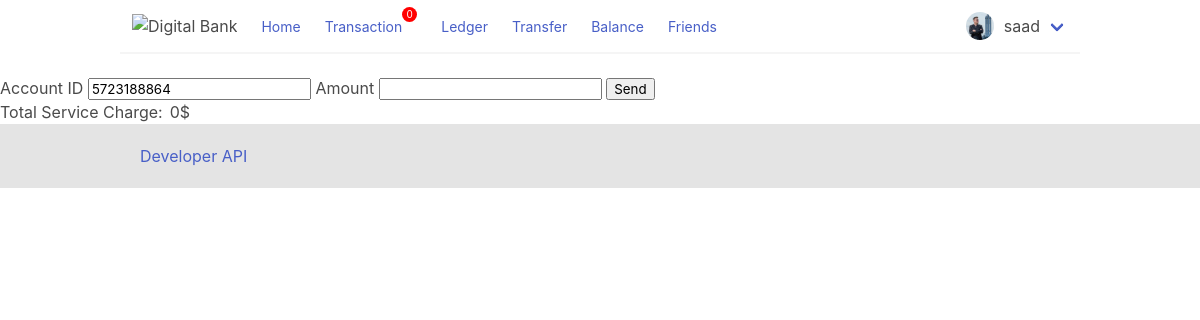
Screenshot of /transfer/5723188864/ (signed in) with the database file from the repository.
### base/models.py (models this page shows, shortened)
class User(AbstractUser):
    name = models.CharField(max_length=200, null=True)
    username = models.CharField(unique=True, max_length=10)
    email = models.EmailField(unique=True, null=True)
    avater = models.ImageField()
    USERNAME_FIELD = 'username'
    REQUIRED_FIELDS = ['email']

### base/views.py (the view)
def friend_transfer(request, account_id):
    get_transfer(request)
    gas_fee = Revenue.objects.get(id=1).gas_fee
    data = get_transaction(request)
    count = data['count']
    context = {'account_id': account_id, 'count': count, 'gas_fee': gas_fee}
    return render(request, 'friend-transfer.html', context)

### base/utils.py (called while the page is built)
def get_transaction(request):
    transactions = Ledger.objects.filter(
        sender='da') or Ledger.objects.filter(receiver='da')
    count = transactions.count()
    no_tran = ''
    if not transactions:
        no_tran = 'No transaction'
    return {'transactions': transactions, 'count': count, 'no_tran': no_tran}

### templates/friend-transfer.html (shortened to what this page needs)
{% extends 'base.html' %}
{% load static %}
{% block content %}
<main>
    <div class="transfer">
        <form action="" method="POST">
            <br>
            <label for="accountid">Account ID</label>
            <input type="text" name="accountid" value={{account_id}}>
            <label for="amount">Amount</label>
            <input type="number" step="0.01" name="amount" onkeyup="keyHandle(value)">
            <input type="submit" value="Send">
        </form>
        <div id="service_charge" style="display: flex;">
            <p>Total Service Charge: </p>
            <p class="charge_amount" style="margin-left: 7px;"> 0</p>
            <p>$</p>
        </div>
    </div>
</main>
{% endblock content %}

### templates/base.html (shortened to what this page needs)
{% load static %}
<!DOCTYPE html>
<html lang="en">
<head>
    <link rel="stylesheet" href="{% static 'css/bulma.min.css' %}">
    <link rel="stylesheet" href="{% static 'css/style.css' %}">
</head>
<body>
    <header>
        <nav class="navbar has-shadow">
            <div class="navbar-brand">
                <a class="navbar-item" href="{% url 'home' %}">
                    <img src="" alt="Digital Bank">
                </a>
            </div>
            <div class="navbar-menu">
                <div class="navbar-start">
                    <div class="navbar-item">
                        <small><a href="{% url 'home' %}">Home</a></small>
                    </div>
                    {% if request.user.is_authenticated %}
                    <div class="navbar-item transaction">
                        <small><a href="{% url 'transaction' %}">Transaction</a></small>
                        <span id="notification-count">{{ count }}</span>
                    </div>
                    <div class="navbar-item">
                        <small><a href="{% url 'ledger' %}">Ledger</a></small>
                    </div>
                    <div class="navbar-item">
                        <small><a href="{% url 'transfer' %}">Transfer</a></small>
                    </div>
                    <div class="navbar-item">
                        <small><a href="{% url 'balance' request.user.username %}">Balance</a></small>
                    </div>
                    <div class="navbar-item">
                        <small><a href="{% url 'friends' %}">Friends</a></small>
                    </div>
                    {% endif %}
                </div>
                {% if request.user.is_authenticated %}
                <div class="navbar-end">
                    <div class="navbar-item has-dropdown is-hoverable">
                        <div class="navbar-link">
                            <img src="{{ request.user.avater.url }}" alt="{% static 'images/user.png' %}"
                                style="width: 1.75rem; height: 1.75rem; border-radius: 50%; object-fit: cover;margin-right: 10px;">
                            {{ request.user.username }}
                        </div>
                    </div>
                </div>
                {% endif %}
            </div>
        </nav>
    </header>
    {% block content %}
    {% endblock content %}
    <footer>
        <ul>
            <li><a href="{% url 'developer' %}">Developer API</a></li>
        </ul>
    </footer>
</body>
</html>

### static/css/style.css (style rules this page uses)
body { padding: 0; margin: 0; }
.navbar { margin: 0 10%; }
#notification-count { height: 15px; width: 15px; border-radius: 50%; object-fit: cover; box-sizing: border-box; background-color: red; margin-top: -23px; color: white; font-size: 10px; text-align: center; }
footer { background-color: #e4e4e4; width: 100%; }
footer ul { margin: 0 10%; padding: 20px; }

### rows the page displays
User: user.avater (picture), user.username "saad"

### other values shown
{{ count }} "0"
